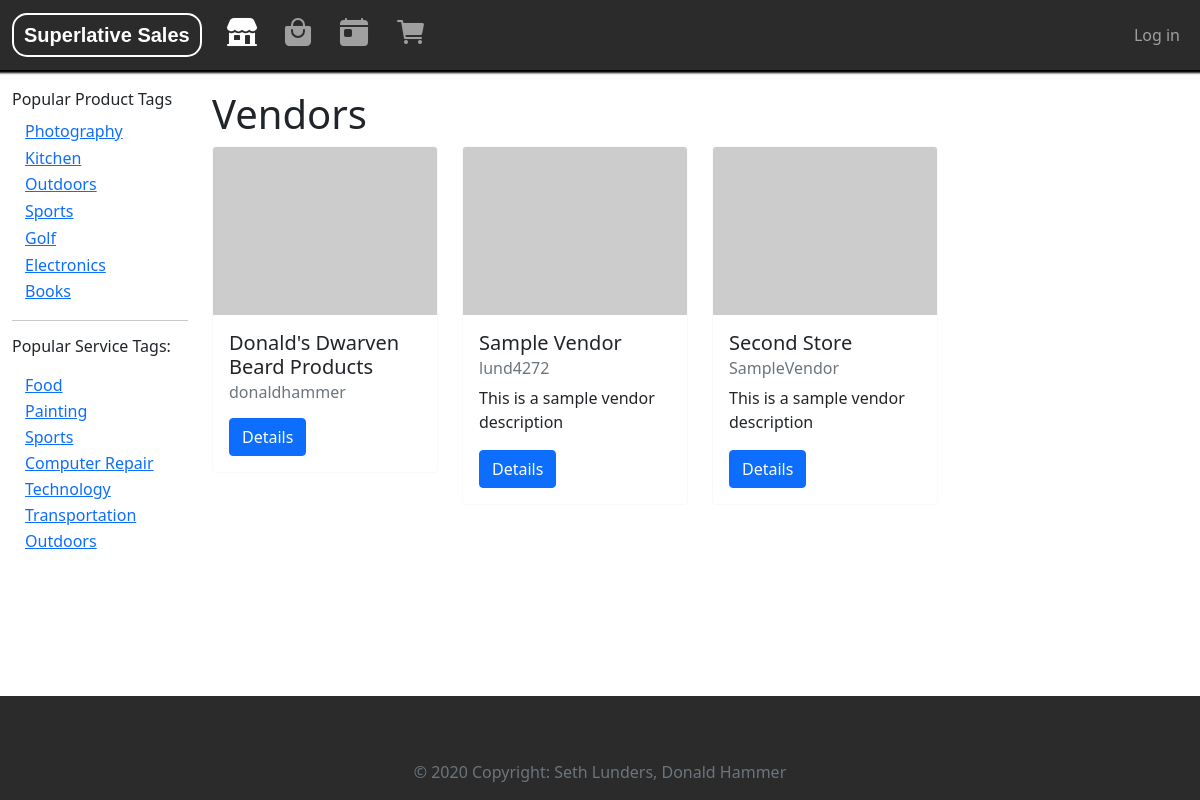
The page /store/vendors/ on the database as committed earlier.
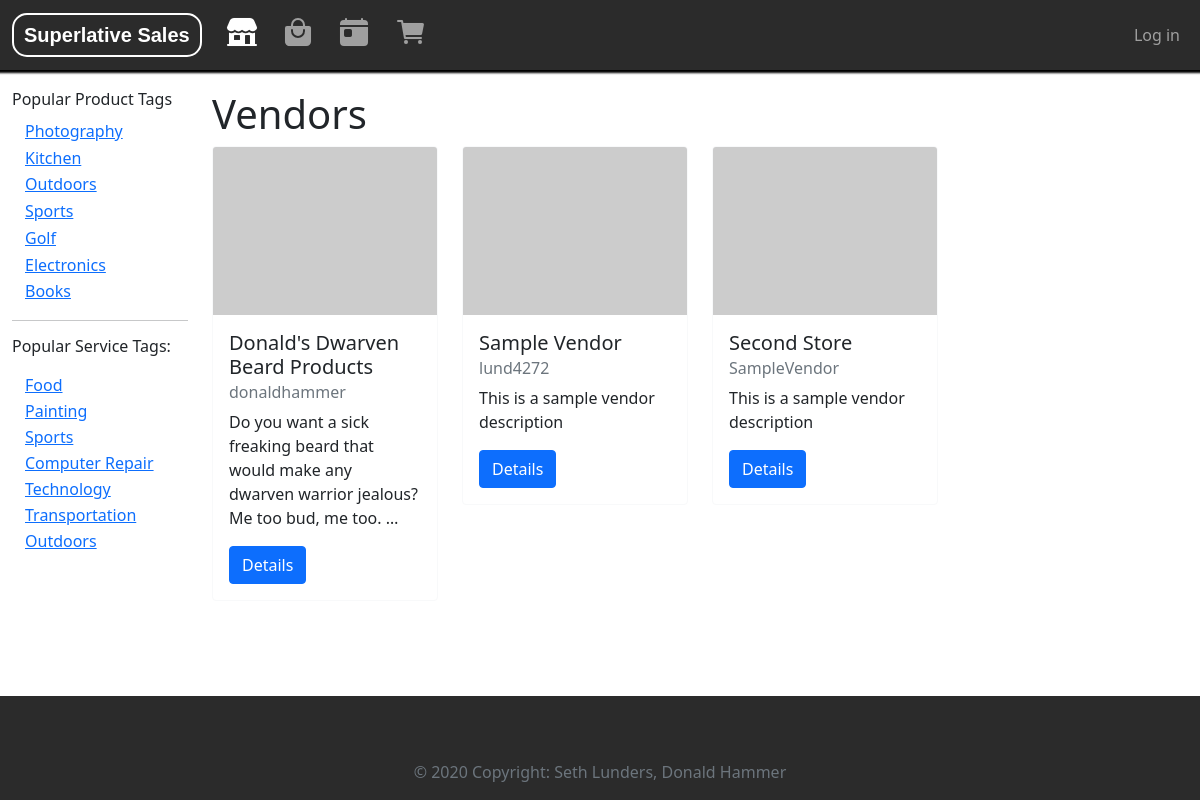
The same page on the database as committed later.
### storeApp/models.py (models this page shows, shortened)
class Vendor(models.Model):
    name = models.CharField(max_length=200, help_text="Enter your vendor name.", unique=True)
    owner = models.OneToOneField(User, on_delete=models.CASCADE)
    logoURL = models.URLField(max_length=200, help_text="Enter image URL", default=randomPhoto())
    description = models.TextField()
    phone_number = models.CharField(max_length=20, help_text="1 (234) 567 8901")
    emergency_phone_number = models.CharField(max_length=20, help_text="1 (234) 567 8901")
    address1 = models.CharField(max_length=1024, help_text="Address line 1")
    address2 = models.CharField(max_length=1024, help_text="Address line 2", null=True, blank=True)
    zip_code = models.CharField(max_length=12, help_text="Zip Code")
    city = models.CharField(max_length=1024, help_text="City")
    state_or_province = models.CharField(max_length=1024, help_text="State/Province (if applicable)", null=True, blank=True)
    country = models.CharField(max_length=1024, help_text="Country")
    date_created = models.DateTimeField(default=datetime.now, blank=True)
    def get_absolute_url(self):
        return reverse('vendor-detail', args=[str(self.id)])

### storeApp/views.py (the view)
# urls.py: path('vendors/', views.VendorListView.as_view(), name='vendors'),
class VendorListView(generic.ListView):
    model = Vendor
    ordering = ['name']

### storeApp/context_processors.py (called while the page is built)
def add_variable_to_context(request):
    return {
        'top_producttags': ProductTag.objects.all()[:7],
        'top_servicetags': ServiceTag.objects.all()[:7],
    }

### storeApp/models.py (called while the page is built)
    def get_absolute_url(self):
        return reverse('product-tag-detail', args=[str(self.name), 1])

    def get_absolute_url(self):
        return reverse('service-tag-detail', args=[str(self.name), 1])

### storeApp/templates/storeApp/vendor_list.html (shortened to what this page needs)
{% extends "base_generic.html" %}
{% load humanize %}
{% block content %}
    <h1>Vendors</h1>
    {% if vendor_list %}
    <div class="row">
        {% for vendor in vendor_list %}
            <div class="col-xs-1 col-sm-8 col-md-6 col-lg-3 mb-2">
                <div class="card flex-grow-1 border-light">
                    <img src="{{ vendor.logoURL }}" class="card-img-top" alt="...">
                    <div class="card-body">
                        <h5 class="card-title">{{ vendor.name }}</h5>
                        <h6 class="card-subtitle mb-2 text-muted">{{ vendor.owner }}</h6>
                        <p class="card-text">{{ vendor.description|truncatechars:100 }}</p>
                        <a href="{{ vendor.get_absolute_url }}" class="btn btn-primary">Details</a>
                    </div>
                </div>
            </div>
        {% endfor %}
        </div>
    {% else %}
    <p>There are currently no active vendors.</p>
    {% endif %}
{% endblock content %}

Rows that differ between the two databases and show on the page:
changed Vendor "Donald's Dwarven Beard Products": description (not shown) → "Do you want a sick freaking beard that would make any dwarven warrior jealous? Me too bud, me too. …"
